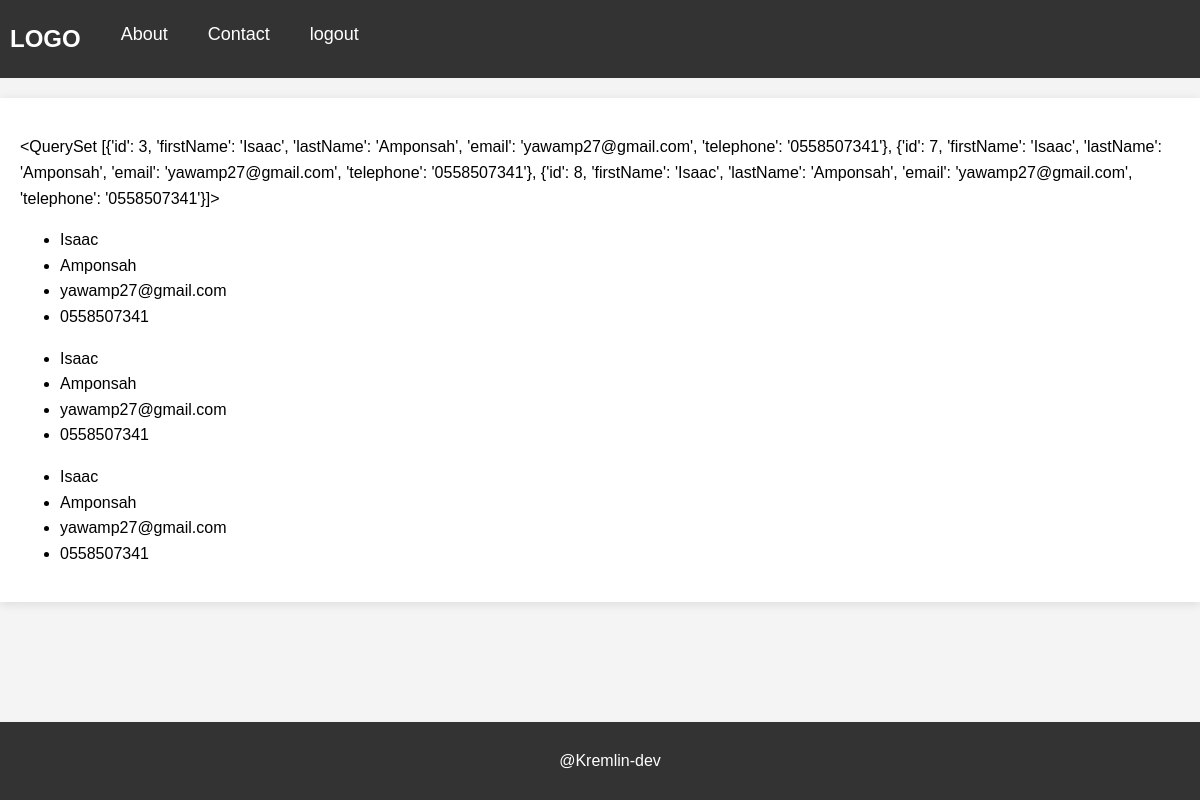
The app's page /data/ with its own data.
### form/models.py (models this page shows)
class register(models.Model):
    firstName = models.CharField(max_length=255, null = True)
    lastName = models.CharField(max_length = 255, null = True)
    email = models.EmailField(max_length=255, null = True)
    telephone = models.CharField(max_length=10, null=True)

### form/views.py (the view)
# urls.py: path('data/', views.getData, name='getdata'),
def getData(request):
    if request.method == 'GET':
        users = register.objects.filter(firstName="Isaac").values()
        context = {
            'register': users
        }
        template = loader.get_template('data.html')
        return HttpResponse(template.render(context, request))
    return HttpResponse("Post request not required in this view")

### form/templates/data.html (shortened to what this page needs)
{% extends 'master.html' %}
{% block content %}
<p> {{ register }}</p>
{% for users in register %}
<ul>
    <li> {{ users.firstName }}</li>
    <li> {{ users.lastName }}</li>
    <li> {{ users.email }}</li>
    <li> {{ users.telephone }}</li>
</ul>
{% endfor %}
{% endblock %}

### form/static/styles.css (style rules this page uses)
body { margin: 0; padding: 0; font-family: Arial, sans-serif; line-height: 1.6; background-color: #f4f4f4; }

### records on screen
register: firstName "Isaac", lastName "Amponsah", email "yawamp27@gmail.com", telephone "0558507341"
register: firstName "Isaac", lastName "Amponsah", email "yawamp27@gmail.com", telephone "0558507341"
register: firstName "Isaac", lastName "Amponsah", email "yawamp27@gmail.com", telephone "0558507341"
